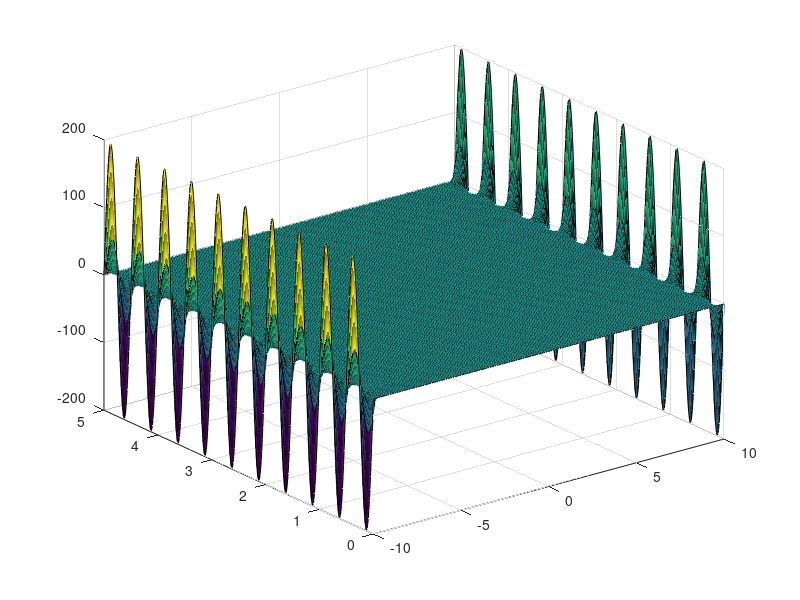

Recreate this plot in MATLAB.
x=-10:.1:10;
y=0:.01:5;
[X, Y]=meshgrid(x, y);
uxy=zeros(size(X));
for n=20
    cn= -1.0569280797363226e-52;
    uxy=uxy+cn*cosh(n*pi*X/5).*sin(n*pi*Y/5);
end
surf(X, Y, uxy)